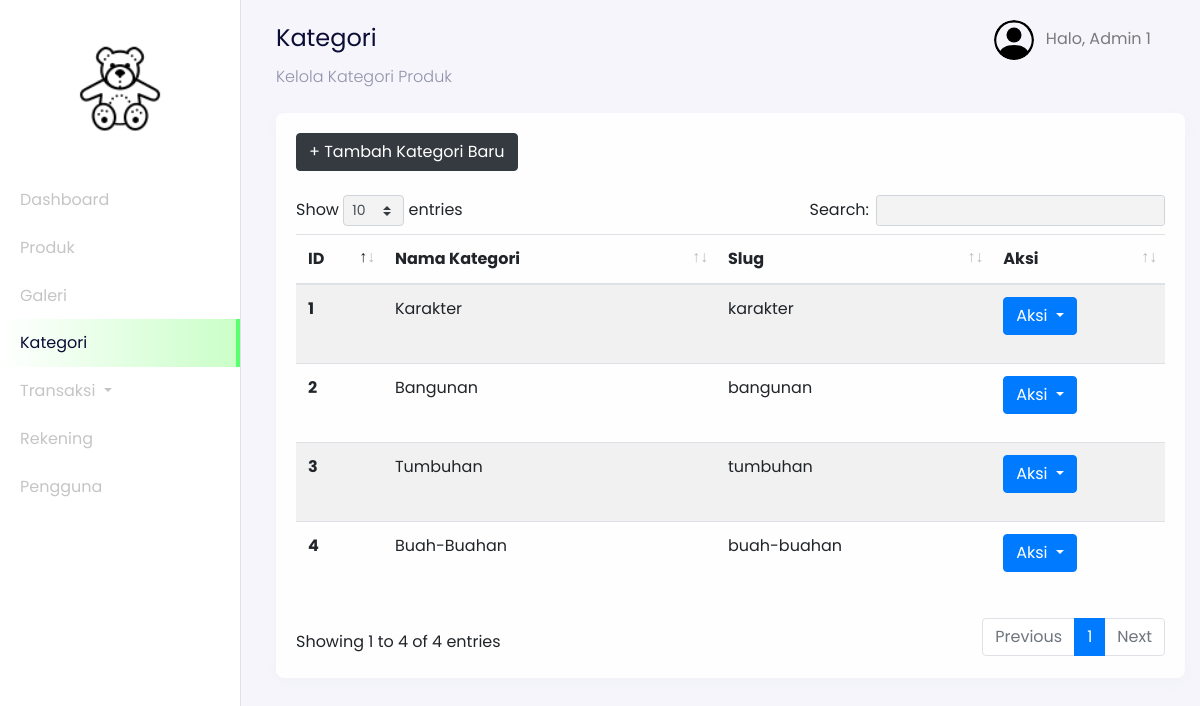
The page /admin?page=categories (signed in) on the database its author committed.
### tables this page shows
CREATE TABLE `users` (
  `id_user` int(11) NOT NULL,
  `name` varchar(255) NOT NULL,
  `email` varchar(255) NOT NULL,
  `password` varchar(255) NOT NULL,
  `address` text DEFAULT NULL,
  `phone_number` varchar(255) NOT NULL,
  `postal_code` varchar(191) NOT NULL,
  `roles` varchar(255) NOT NULL
);

CREATE TABLE `categories` (
  `id` int(11) NOT NULL,
  `category_name` varchar(255) NOT NULL,
  `slug` varchar(255) NOT NULL
);

### config/config.php (called while the page is built, shortened)
<?php
$host = 'localhost';
$user = 'root';
$password = '';
$dbname = 'bricks';
$conn = mysqli_connect($host, $user, $password, $dbname);
function query($query)
{
    global $conn;
    $result = mysqli_query($conn, $query);
    $rows = [];
    while ($row = mysqli_fetch_assoc($result)) {
        $rows[] = $row;
    }
    return $rows;
}

### admin/dashboard-categories.php (the view, shortened to what this page needs)
<nav
  class="navbar navbar-expand-lg navbar-light navbar-store fixed-top"
  data-aos="fade-down"
>
  <div class="container-fluid">
    <div class="collpase navbar-collapse" id="navbarResponsive">
      <ul class="navbar-nav d-none d-lg-flex ml-auto">
        <li class="nav-item dropdown">
          <a
            href="#"
            class="nav-link"
            id="navbarDropdown"
            role="button"
            data-toggle="dropdown"
          >
          <img
              src="../assets/images/person-circle.svg"
              alt="profile"
              height="40px"
              class="rounded-circle mr-2 profile-picture"
            />
            <?php
              $id_user = $_SESSION['user'];
              $user = query("SELECT * FROM users WHERE id_user = $id_user")[0];
            ?>
            Halo, <?= $user["name"]; ?>
          </a>
        </li>
      </ul>
    </div>
  </div>
</nav>
<div class="section-content section-dashboard-home" data-aos="fade-up">
  <div class="container-fluid">
    <div class="dashboard-heading">
      <h2 class="dashboard-title">Kategori</h2>
      <p class="dashboard-subtitle">Kelola Kategori Produk</p>
    </div>
    <div class="dashboard-content">
      <div class="row mt-4">
        <div class="col-12">
          <div class="card">
            <div class="card-body">
              <div class="row mb-4">
                <div class="col-12">
                <a href="?page=categories-create" class="btn btn-dark">
                  + Tambah Kategori Baru
                </a>
                </div>
              </div>
              <div class="row">
                <div class="col-12">
                  <div class="table-responsive">
                    <table class="table table-striped table-hover w-100" id="table">
                      <thead>
                        <tr>
                          <th scope="col">ID</th>
                          <th scope="col">Nama Kategori</th>
                          <th scope="col">Slug</th>
                          <th scope="col">Aksi</th>
                        </tr>
                      </thead>
                      <tbody>
                        <?php
                          $no = 1;
                          $categories = query("SELECT * FROM categories");
                        ?>
                        <?php foreach ($categories as $category) : ?>
                          <tr>
                            <th scope="row" style="width: 10%;"><?= $no; ?></th>
                            <td><?= $category["category_name"]; ?></td>
                            <td><?= $category["slug"]; ?></td>
                            <td style="width: 20%;">
                              <div class="dropdown">
                                <button class="btn btn-primary dropdown-toggle" type="button" id="dropdownMenuButton" data-toggle="dropdown" aria-haspopup="true" aria-expanded="false">
                                  Aksi
                                </button>
                                <div class="dropdown-menu" aria-labelledby="dropdownMenuButton">
                                  <a class="dropdown-item" onclick="return confirm('Apakah Ingin Menghapus category Ini ?')" href="?page=categories-delete&id=<?= $category["id"]; ?>">Hapus</button>
                                </div>
                              </div>
                            </td>
                          </tr>
                          <?php $no++ ?>
                        <?php endforeach;?>
                      </tbody>
                    </table>
                  </div>
                </div>
              </div>
            </div>
          </div>
        </div>
      </div>
    </div>
  </div>
</div>

### rows shown on the page
users: name "Admin 1"
categories: category_name "Karakter", slug "karakter"
categories: category_name "Bangunan", slug "bangunan"
categories: category_name "Tumbuhan", slug "tumbuhan"
categories: category_name "Buah-Buahan", slug "buah-buahan"
